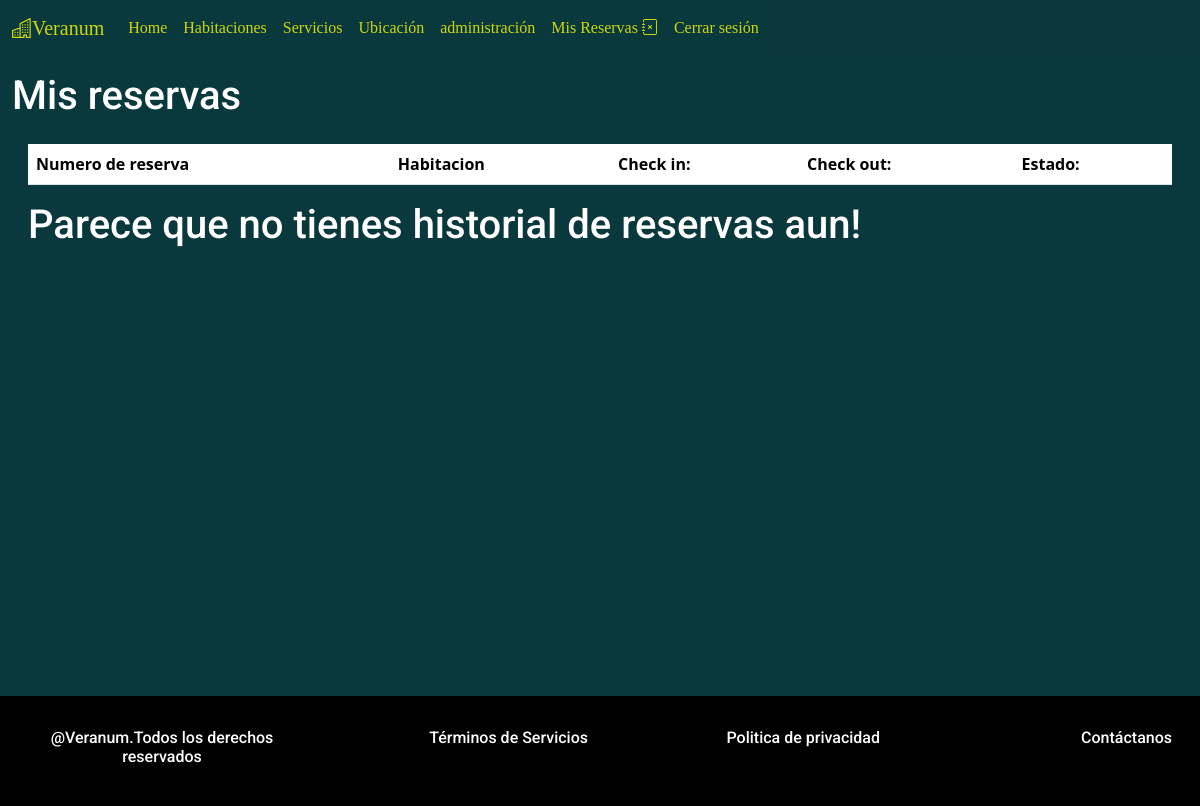
Before: /misreservas (signed in) with the older database file.
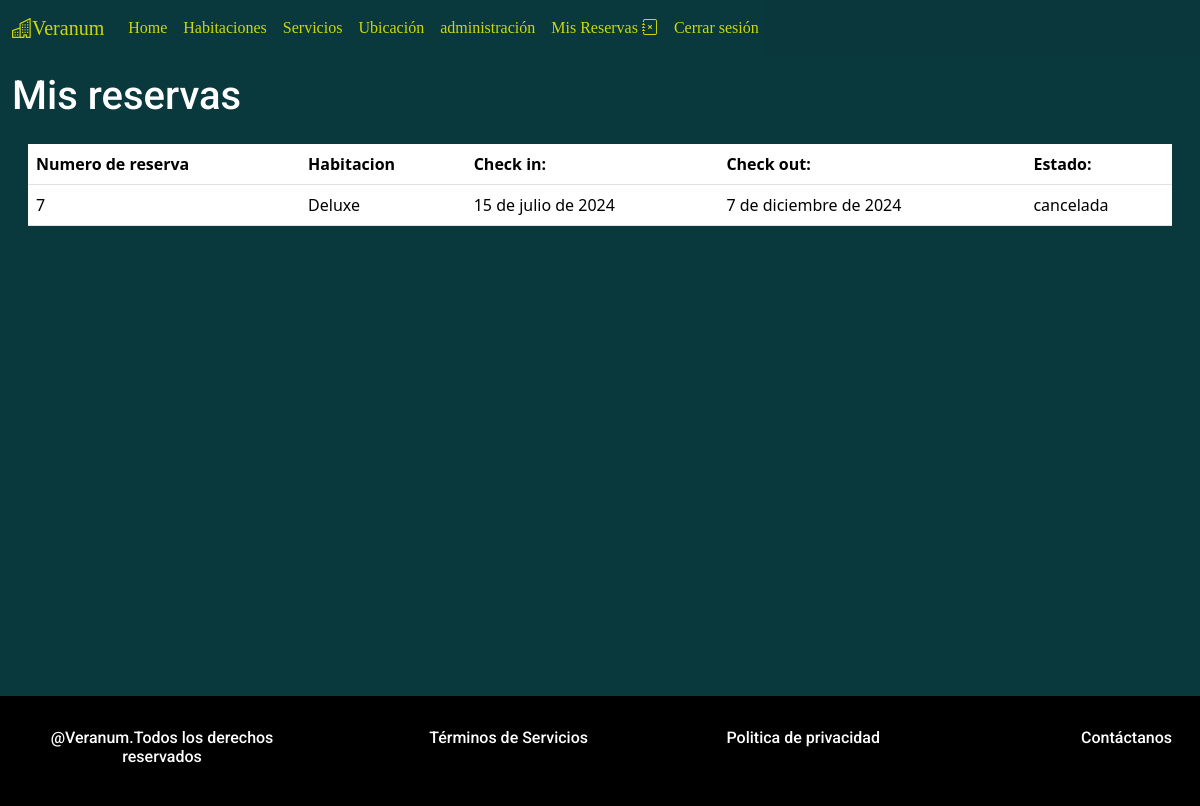
After: the same page with the newer database file.
### core/models.py (models this page shows, shortened)
class Reserva(models.Model):
    cod_reserva = models.AutoField(primary_key=True)
    id_habitacion = models.ForeignKey(Habitacione,on_delete=models.CASCADE)
    propietario = models.CharField(max_length=200)
    email_propietario = models.EmailField(max_length=200)
    fono_propietario = models.IntegerField()
    fecha_inicio = models.DateField()
    fecha_termino = models.DateField()
    estado = models.CharField(max_length=20,default="vigente")

class Habitacione(models.Model):
    id_habitacion = models.AutoField(primary_key=True)
    tipo_habitacion = models.CharField(max_length=100)
    cantidad_banios = models.IntegerField()
    capacidad_persona = models.IntegerField()
    precio = models.IntegerField()
    imagen = models.CharField(max_length=2555)
    unidades_disponibles = models.IntegerField()
    hotel = models.ForeignKey(Hotel,on_delete=models.CASCADE)
    def __str__(self):
        return self.tipo_habitacion

### core/views.py (the view)
# urls.py: path('misreservas',mis_reservas,name='reservas'),
def mis_reservas(request):
    if not request.user.is_authenticated:
        return redirect(to='login')
    reservas = Reserva.objects.filter(propietario = request.user.first_name + " " + request.user.last_name).order_by("-id_habitacion")
    return render(request,"reservas.html",{"reservas":reservas})

### core/templates/reservas.html (shortened to what this page needs)
{% extends "base.html" %}
{% load static %}
{% block estilos %}
<link rel="stylesheet" href="{% static 'css/reservas.css' %}">
{% endblock estilos %}
{% block contenido %}
<main class="container-fluid">
    <h1 class="texto">Mis reservas</h1>
    <section class="row">
        <div class="table-responsive">
            <table class="table">
                <thead>
                    <tr>
                        <th scope="col">Numero de reserva</th>
                        <th scope="col">Habitacion</th>
                        <th scope="col">Check in:</th>
                        <th scope="col">Check out:</th>
                        <th scope="col">Estado:</th>
                    </tr>
                </thead>
                <tbody>
                    {% for reserva in reservas %}
                    <tr>
                        <td scope="row">{{reserva.cod_reserva}}</td>
                        <td>{{reserva.id_habitacion}}</td>
                        <td>{{reserva.fecha_inicio}}</td>
                        <td>{{reserva.fecha_termino}}</td>
                        {% if reserva.estado == "vigente" %}
                        <td class="cancelar">
                            <h6>{{reserva.estado}}</h6>
                            <a href="{% url 'cancelar' reserva.cod_reserva %}" class="cancelar-reserva">Cancelar Reserva</a>
                        </td>
                        {% else %}
                        <td>
                            {{reserva.estado}}
                        </td>
                        {% endif %}
                    </tr>
                    {% endfor %}
                </tbody>
            </table>
        </div>
        {% if not reservas %}
        <h1 class="texto">Parece que no tienes historial de reservas aun!</h1>
        {% endif %}
    </section>
</main>
{% endblock contenido %}

Changed rows visible on the page:
added Reserva: cod_reserva "7", id_habitacion "Deluxe", fecha_inicio "15 de julio de 2024", fecha_termino "7 de diciembre de 2024", estado "cancelada"
Other visible differences:
text no longer shown: "Parece que no tienes historial de reservas aun!"
